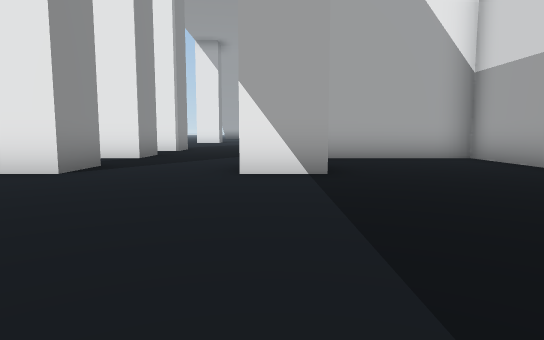
View 1 (above)

14 first-person views from a walk through a Unity game level. The camera is 0.58 m above the floor, tilts 6° down and sees 75° across. The floor is counted in squares, 1 m on a side. Each view is taken from the middle of a square. On the plan, view 1 faces up. The plan holds only what a view shows up to about 10 squares ahead; the rest is blank. The place goes on beyond the plan. The player is left out.

View 2
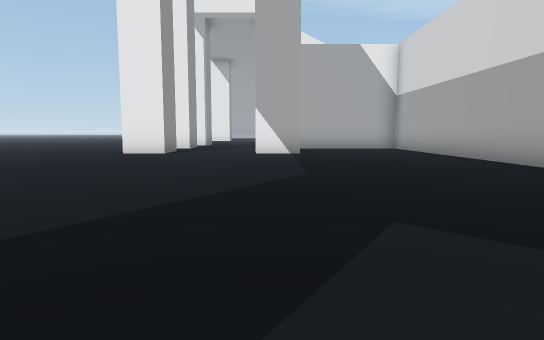

View 3
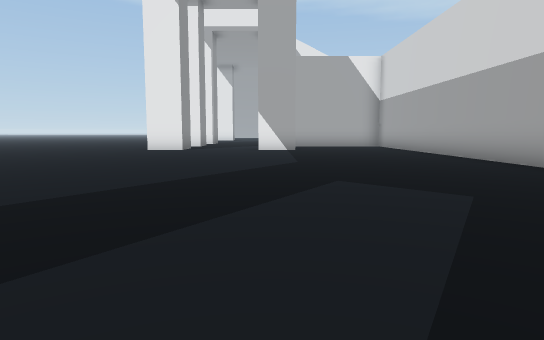

View 4
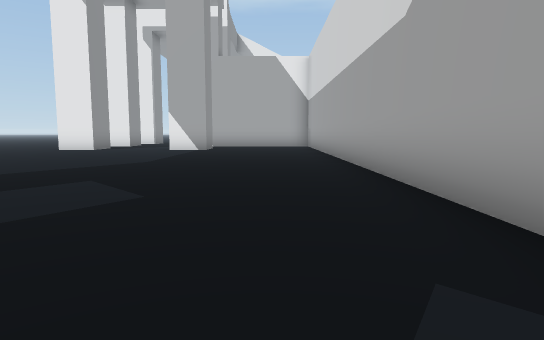

View 5
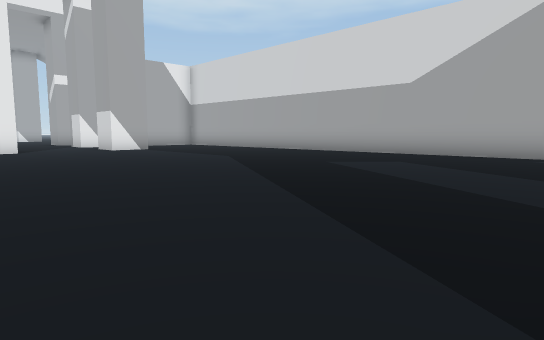

View 6
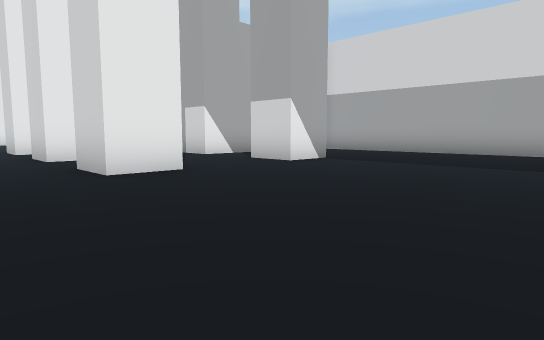

View 7
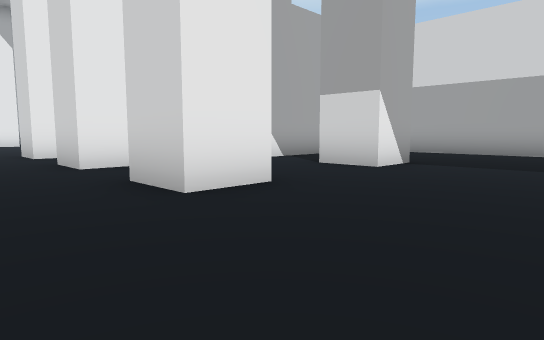

View 8
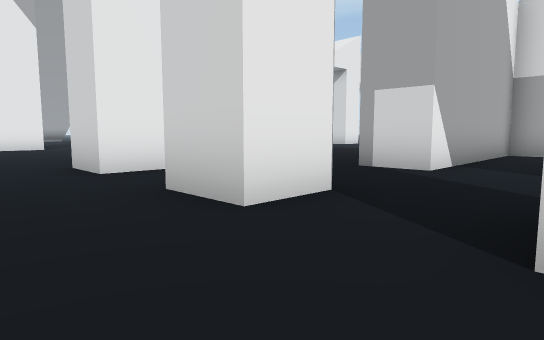

View 9
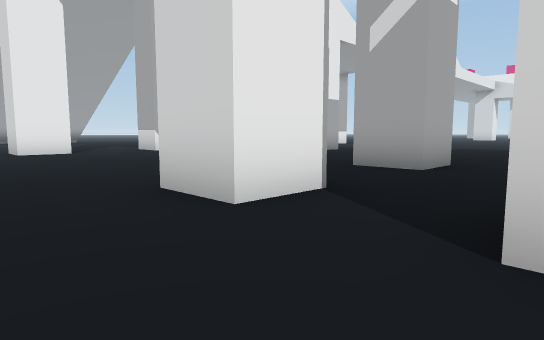

View 10
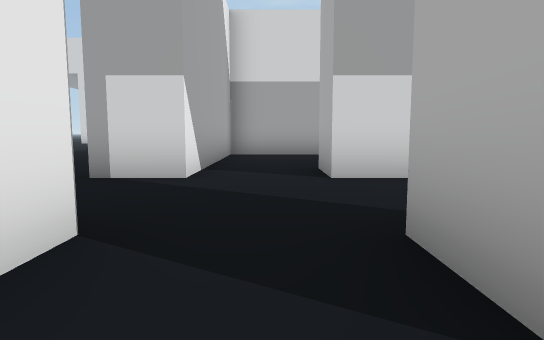

View 11
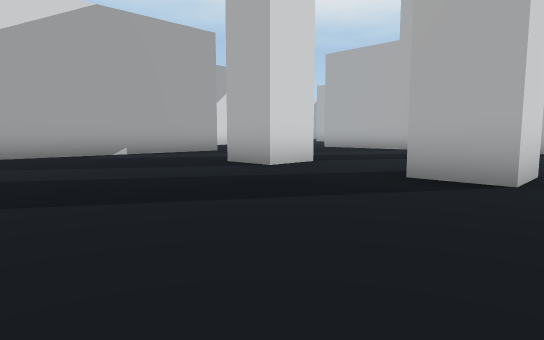

View 12
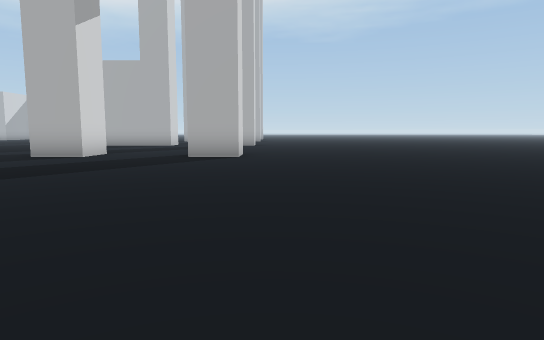

View 13
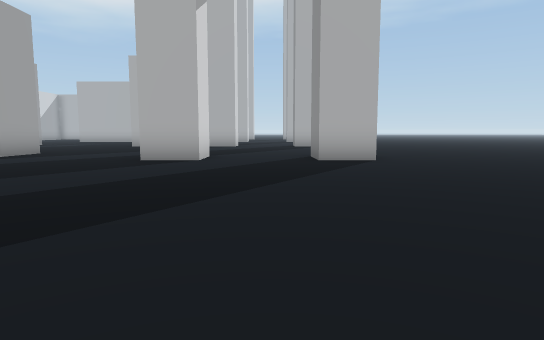

View 14
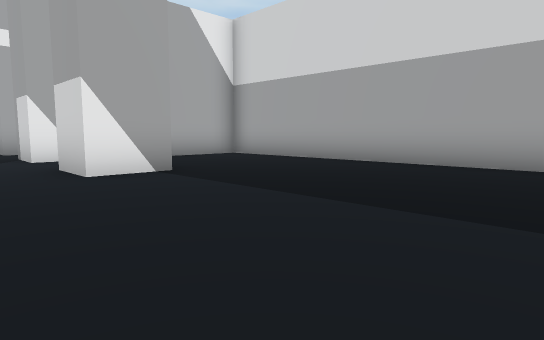

### Floor plan
Points are (right, up) in squares from view 1. A wall is a line through its corners. A room is listed if a view was taken in it or the views show most of it. See-through windows are left out.
Room 1 (views 1, 2, 3, 4, 5, 6, 7, 8, 11, 12, 13, 14)
walls: (-4.2, -7.5) (-3, -7.5) (-3, -8.8); (-0.5, -8.8) (-0.5, -7.5) (0.9, -7.5); (0.9, 5) (-0.5, 5) (-0.5, 6.2) (0.9, 6.2); (-3, 6.2) (-3, 5) (-4.2, 5) (-4.2, 6.2); (4.5, -10) (4.5, 8.1) (-0.5, 8.1)
ways out: opening at (-5.5, 5.5) to room 2; opening at (-1.5, 5.5) to room 3; opening at (0.5, 7) to room 3; opening at (-5.5, -8); opening at (-3.5, -9.5)
Room 2 (views 9, 10)
walls: (-4.2, 8.1) (-4.2, 9.4)
ways out: opening at (-5.5, 5.5) to room 1; opening at (-3.5, 7) to room 3; opening at (-5.5, 8.5)
Room 3 (no view inside)
walls: (-0.5, 8.1) (-0.5, 9.4); (-3, 9.4) (-3, 8.1) (-4.2, 8.1); (-4.2, 6.2) (-3, 6.2)
ways out: opening at (-1.5, 5.5) to room 1; opening at (0.5, 7) to room 1; opening at (-3.5, 7) to room 2; opening at (-1.5, 8.5)

Positions as (right, up) in squares from view 1, and headings:
1: (0, 0), facing up
2: (0, -5), facing up
3: (0, -7), facing up
4: (3, -7), facing up
5: (-5, -7), facing up-right
6: (-6, 0), facing up-right
7: (-6, 2), facing up-right
8: (-6, 6), facing up-right
9: (-6, 9), facing up-right
10: (-5, 7), facing right
11: (-5, -3), facing down-right
12: (-5, 1), facing down
13: (-2, 0), facing down
14: (-2, 0), facing up-right
